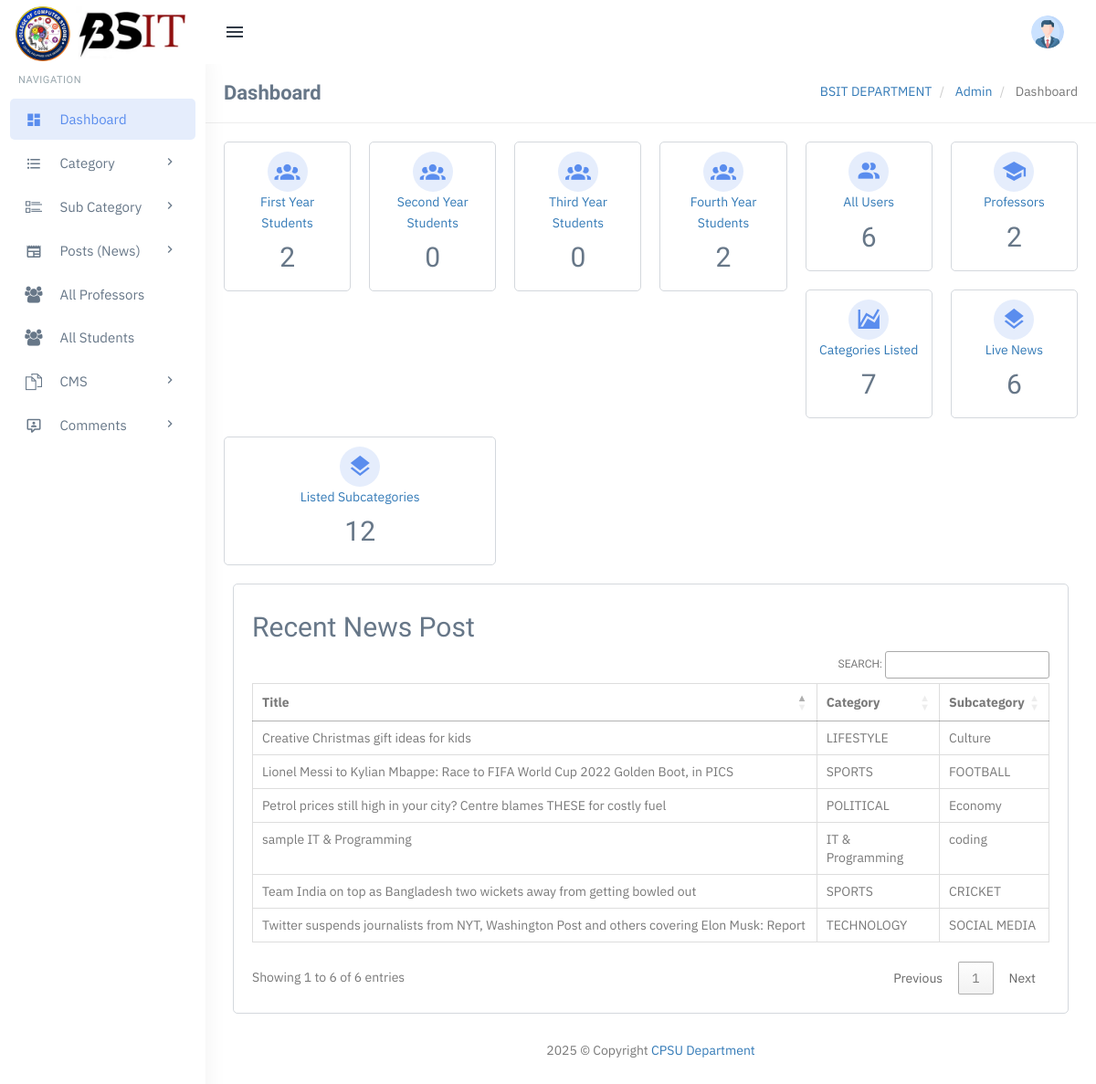
The page /admin/dashboard.php (signed in) on the database its author committed.
### tables this page shows
CREATE TABLE `tblposts` (
  `id` int(11) NOT NULL,
  `PostTitle` longtext DEFAULT NULL,
  `CategoryId` int(11) DEFAULT NULL,
  `SubCategoryId` int(11) DEFAULT NULL,
  `PostDetails` longtext DEFAULT NULL,
  `PostingDate` timestamp NULL DEFAULT current_timestamp(),
  `UpdationDate` timestamp NULL DEFAULT NULL ON UPDATE current_timestamp(),
  `Is_Active` int(11) DEFAULT NULL,
  `PostUrl` mediumtext DEFAULT NULL,
  `PostImage` varchar(255) DEFAULT NULL,
  `viewCounter` int(11) DEFAULT NULL,
  `postedBy` varchar(255) DEFAULT NULL,
  `lastUpdatedBy` varchar(255) DEFAULT NULL
);

CREATE TABLE `tblcategory` (
  `id` int(11) NOT NULL,
  `CategoryName` varchar(200) DEFAULT NULL,
  `Description` mediumtext DEFAULT NULL,
  `PostingDate` timestamp NULL DEFAULT current_timestamp(),
  `UpdationDate` timestamp NULL DEFAULT NULL ON UPDATE current_timestamp(),
  `Is_Active` int(11) DEFAULT NULL
);

CREATE TABLE `tblsubcategory` (
  `SubCategoryId` int(11) NOT NULL,
  `CategoryId` int(11) DEFAULT NULL,
  `Subcategory` varchar(255) DEFAULT NULL,
  `SubCatDescription` mediumtext DEFAULT NULL,
  `PostingDate` timestamp NOT NULL DEFAULT current_timestamp(),
  `UpdationDate` timestamp NULL DEFAULT NULL ON UPDATE current_timestamp(),
  `Is_Active` int(11) DEFAULT NULL
);

### admin/dashboard.php (the view, shortened to what this page needs)
<?php
include('includes/config.php');
if (strlen($_SESSION['login']) == 0) {
    header('location:index.php');
} else {
?>
    <?php include('includes/topheader.php'); ?>
    <link href="https://cdn.jsdelivr.net/npm/@mdi/font/css/materialdesignicons.min.css" rel="stylesheet">
    <?php include('includes/leftsidebar.php'); ?>
    <div class="content-page">
        <div class="content">
            <div class="container">
                <div class="row">
                    <div class="col-xs-12">
                        <div class="page-title-box">
                            <h4 class="page-title">Dashboard</h4>
                            <ol class="breadcrumb p-0 m-0">
                                <li>
                                    <a href="#">BSIT DEPARTMENT</a>
                                </li>
                                <li>
                                    <a href="#">Admin</a>
                                </li>
                                <li class="active">
                                    Dashboard
                                </li>
                            </ol>
                            <div class="clearfix"></div>
                        </div>
                    </div>
                </div>
                <div class="row">
                    <a href="manage-first-year.php">
                        <div class="col-lg-2 col-md-2 col-sm-6">
                            <div class="card-box widget-box-one text-center">
                                <i class="mdi mdi-account-group widget-one-icon"></i>
                                <div class="wigdet-one-content">
                                    <p class="m-0 text-secondary" title="Statistics">First Year Students</p>
                                    <?php
                                    $query = mysqli_query($con, "SELECT * FROM first_year");
                                    $countFirstYear = mysqli_num_rows($query);
                                    ?>
                                    <h2><?php echo htmlentities($countFirstYear); ?></h2>
                                </div>
                            </div>
                        </div>
                    </a>
                    <a href="manage-second-year.php">
                        <div class="col-lg-2 col-md-2 col-sm-6">
                            <div class="card-box widget-box-one text-center">
                                <i class="mdi mdi-account-group widget-one-icon"></i>
                                <div class="wigdet-one-content">
                                    <p class="m-0 text-secondary" title="Statistics">Second Year Students</p>
                                    <?php
                                    $query = mysqli_query($con, "SELECT * FROM second_year");
                                    $countSecondYear = mysqli_num_rows($query);
                                    ?>
                                    <h2><?php echo htmlentities($countSecondYear); ?></h2>
                                </div>
                            </div>
                        </div>
                    </a>
                    <a href="manage-third-year.php">
                        <div class="col-lg-2 col-md-2 col-sm-6">
                            <div class="card-box widget-box-one text-center">
                                <i class="mdi mdi-account-group widget-one-icon"></i>
                                <div class="wigdet-one-content">
                                    <p class="m-0 text-secondary" title="Statistics">Third Year Students</p>
                                    <?php
                                    $query = mysqli_query($con, "SELECT * FROM third_year");
                                    $countThirdYear = mysqli_num_rows($query);
                                    ?>
                                    <h2><?php echo htmlentities($countThirdYear); ?></h2>
                                </div>
                            </div>
                        </div>
                    </a>
                    <a href="manage-fourth-year.php">
                        <div class="col-lg-2 col-md-2 col-sm-6">
                            <div class="card-box widget-box-one text-center">
                                <i class="mdi mdi-account-group widget-one-icon"></i>
                                <div class="wigdet-one-content">
                                    <p class="m-0 text-secondary" title="Statistics">Fourth Year Students</p>
                                    <?php
                                    $query = mysqli_query($con, "SELECT * FROM fourth_year");
                                    $countFourthYear = mysqli_num_rows($query);
                                    ?>
                                    <h2><?php echo htmlentities($countFourthYear); ?></h2>
                                </div>
                            </div>
                        </div>
                    </a>
                    <a href="manage-users.php">
                        <div class="col-lg-2 col-md-2 col-sm-6">
                            <div class="card-box widget-box-one text-center">
                                <i class="mdi mdi-account-multiple widget-one-icon"></i>
                                <div class="wigdet-one-content">
                                    <p class="m-0 text-secondary" title="Statistics">All Users</p>
                                    <?php
                                    $query = mysqli_query($con, "SELECT * FROM users");
                                    $countUsers = mysqli_num_rows($query);
                                    ?>
                                    <h2><?php echo htmlentities($countUsers); ?></h2>
                                </div>
                            </div>
                        </div>
                    </a>
                    <a href="manage-professors.php">
                        <div class="col-lg-2 col-md-2 col-sm-6">
                            <div class="card-box widget-box-one text-center">
                                <i class="mdi mdi-school widget-one-icon"></i>
                                <div class="wigdet-one-content">
                                    <p class="m-0 text-secondary" title="Statistics">Professors</p>
                                    <?php
                                    $query = mysqli_query($con, "SELECT * FROM professors");
                                    $countProfessors = mysqli_num_rows($query);
                                    ?>
                                    <h2><?php echo htmlentities($countProfessors); ?></h2>
                                </div>
                            </div>
                        </div>
                    </a>
                    <a href="manage-categories.php">
                        <div class="col-lg-2 col-md-2 col-sm-6">
                            <div class="card-box widget-box-one text-center">
                                <i class="mdi mdi-chart-areaspline widget-one-icon"></i>
                                <div class="wigdet-one-content">
                                    <p class="m-0 text-secondary" title="Statistics">Categories Listed</p>
                                    <?php $query = mysqli_query($con, "select * from tblcategory where Is_Active=1");
                                    $countcat = mysqli_num_rows($query);
                                    ?>
                                    <h2><?php echo htmlentities($countcat); ?> <small></small></h2>
                                </div>
                            </div>
                        </div>
                    </a>
                    <a href="manage-posts.php">
                        <div class="col-lg-2 col-md-2 col-sm-6">
                            <div class="card-box widget-box-one text-center">
                                <i class="mdi mdi-layers widget-one-icon"></i>
                                <div class="wigdet-one-content">
                                    <p class="m-0 text-secondary" title="User This Month">Live News</p>
                                    <?php $query = mysqli_query($con, "select * from tblposts where Is_Active=1");
                                    $countposts = mysqli_num_rows($query);
                                    ?>
                                    <h2><?php echo htmlentities($countposts); ?> <small></small></h2>
                                </div>
                            </div>
                        </div>
                    </a>
                    <a href="manage-subcategories.php">
                        <div class="col-lg-4 col-md-4 col-sm-6">
                            <div class="card-box widget-box-one text-center">
                                <i class="mdi mdi-layers widget-one-icon"></i>
                                <div class="wigdet-one-content">
                                    <p class="m-0 text-secondary" title="User This Month">Listed Subcategories</p>
                                    <?php $query = mysqli_query($con, "select * from tblsubcategory where Is_Active=1");
                                    $countsubcat = mysqli_num_rows($query);
                                    ?>
                                    <h2><?php echo htmlentities($countsubcat); ?> <small></small></h2>
                                </div>
                            </div>
                        </div>
                    </a>
                </div>
                <div class="col-sm-12">
                    <div class="card-box">
                        <h2>Recent News Post</h2>
                        <div class="table-responsive">
                            <table class="table table-bordered" id="example">
                                <thead>
                                    <tr>
                                        <th>Title</th>
                                        <th>Category</th>
                                        <th>Subcategory</th>
                                    </tr>
                                </thead>
                                <tbody>
                                    <?php
                                    $query = mysqli_query($con, "select tblposts.id as postid,tblposts.PostTitle as title,tblcategory.CategoryName as category,tblsubcategory.Subcategory as subcategory from tblposts left join tblcategory on tblcategory.id=tblposts.CategoryId left join tblsubcategory on tblsubcategory.SubCategoryId=tblposts.SubCategoryId where tblposts.Is_Active=1 ");
                                    $rowcount = mysqli_num_rows($query);
                                    if ($rowcount == 0) {
                                    ?>
                                        <tr>
                                            <td colspan="4" align="center">
                                                <h3 style="color:red">No record found</h3>
                                            </td>
                                        <tr>
                                            <?php
                                        } else {
                                            while ($row = mysqli_fetch_array($query)) {
                                            ?>
                                        <tr>
                                            <td><?php echo htmlentities($row['title']); ?></td>
                                            <td><?php echo htmlentities($row['category']) ?></td>
                                            <td><?php echo htmlentities($row['subcategory']) ?></td>
                                        </tr>
                                <?php }
                                        } ?>
                                </tbody>
                            </table>
                        </div>
                    </div>
                </div>
            </div>
        </div>
        <?php include('includes/footer.php'); ?>
<?php } ?>

### admin/assets/css/core.css (style rules this page uses)
body { font-family: "IBM Plex Sans", "Oxygen", "Ubuntu", "Cantarell", "Fira Sans", sans-serif; margin: 0; padding-bottom: 60px; overflow-x: hidden; color: #797979; }
html { position: relative; min-height: 100%; }
.h1, .h2, .h3, .h4, .h5, .h6, h1, h2, h3, h4, h5, h6 { color: #677788; font-family: 'Hind Madurai', sans-serif; margin: 10px 0; }
p { line-height: 1.6; }
* { outline: none !important; }
.container { width: auto; }
.p-0 { padding: 0 !important; }
.m-0 { margin: 0 !important; }
.card-box { padding: 20px; border: 1px solid #d4d8dd; -webkit-border-radius: 5px; border-radius: 5px; -moz-border-radius: 5px; background-clip: padding-box; margin-bottom: 20px; background-color: #ffffff; }
.row { margin-right: -10px; margin-left: -10px; }
.col-lg-1, .col-lg-10, .col-lg-11, .col-lg-12, .col-lg-2, .col-lg-3, .col-lg-4, .col-lg-5, .col-lg-6, .col-lg-7, .col-lg-8, .col-lg-9, .col-md-1, .col-md-10, .col-md-11, .col-md-12, .col-md-2, .col-md-3, .col-md-4, .col-md-5, .col-md-6, .col-md-7, .col-md-8, .col-md-9, .col-sm-1, .col-sm-10, .col-sm-11, .col-sm-12, .col-sm-2, .col-sm-3, .col-sm-4, .col-sm-5, .col-sm-6, .col-sm-7, .col-sm-8, .col-sm-9, .col-xs-1, .col-xs-10, .col-xs-11, .col-xs-12, .col-xs-2, .col-xs-3, .col-xs-4, .col-xs-5, .col-xs-6, .col-xs-7, .col-xs-8, .col-xs-9 { padding-left: 10px; padding-right: 10px; }
.breadcrumb { background-color: transparent; margin-bottom: 15px; padding-top: 10px; padding-left: 0; }

### admin/assets/css/menu.css (style rules this page uses)
.content-page { margin-left: 225px; overflow: hidden; }
.content-page .content { padding: 0 5px 10px 5px; margin-top: 70px; }
.page-title { font-size: 22px; margin-bottom: 0; margin-top: 0; font-weight: 600; }
.page-title-box { padding: 20px; border-bottom: 1px solid #eee; margin: 0 -20px 20px -20px; }
.page-title-box .page-title { margin-bottom: 0; float: left; }
.page-title-box .breadcrumb { float: right; background-color: transparent !important; }

### rows shown on the page
tblposts: PostTitle "Team India on top as Bangladesh two wickets away from getting bowled out", CategoryId.CategoryName "SPORTS", SubCategoryId.Subcategory "CRICKET"
tblposts: PostTitle "Creative Christmas gift ideas for kids", CategoryId.CategoryName "LIFESTYLE", SubCategoryId.Subcategory "Culture"
tblposts: PostTitle "Petrol prices still high in your city? Centre blames THESE for costly fuel", CategoryId.CategoryName "POLITICAL", SubCategoryId.Subcategory "Economy"
tblposts: PostTitle "Lionel Messi to Kylian Mbappe: Race to FIFA World Cup 2022 Golden Boot, in PICS", CategoryId.CategoryName "SPORTS", SubCategoryId.Subcategory "FOOTBALL"
tblposts: PostTitle "Twitter suspends journalists from NYT, Washington Post and others covering Elon Musk: Report", CategoryId.CategoryName "TECHNOLOGY", SubCategoryId.Subcategory "SOCIAL MEDIA"
tblposts: PostTitle "sample IT & Programming", CategoryId.CategoryName "IT & Programming", SubCategoryId.Subcategory "coding"

### other values the page prints
$countFirstYear "2"
$countSecondYear "0"
$countThirdYear "0"
$countFourthYear "2"
$countUsers "6"
$countProfessors "2"
$countcat "7"
$countposts "6"
$countsubcat "12"
